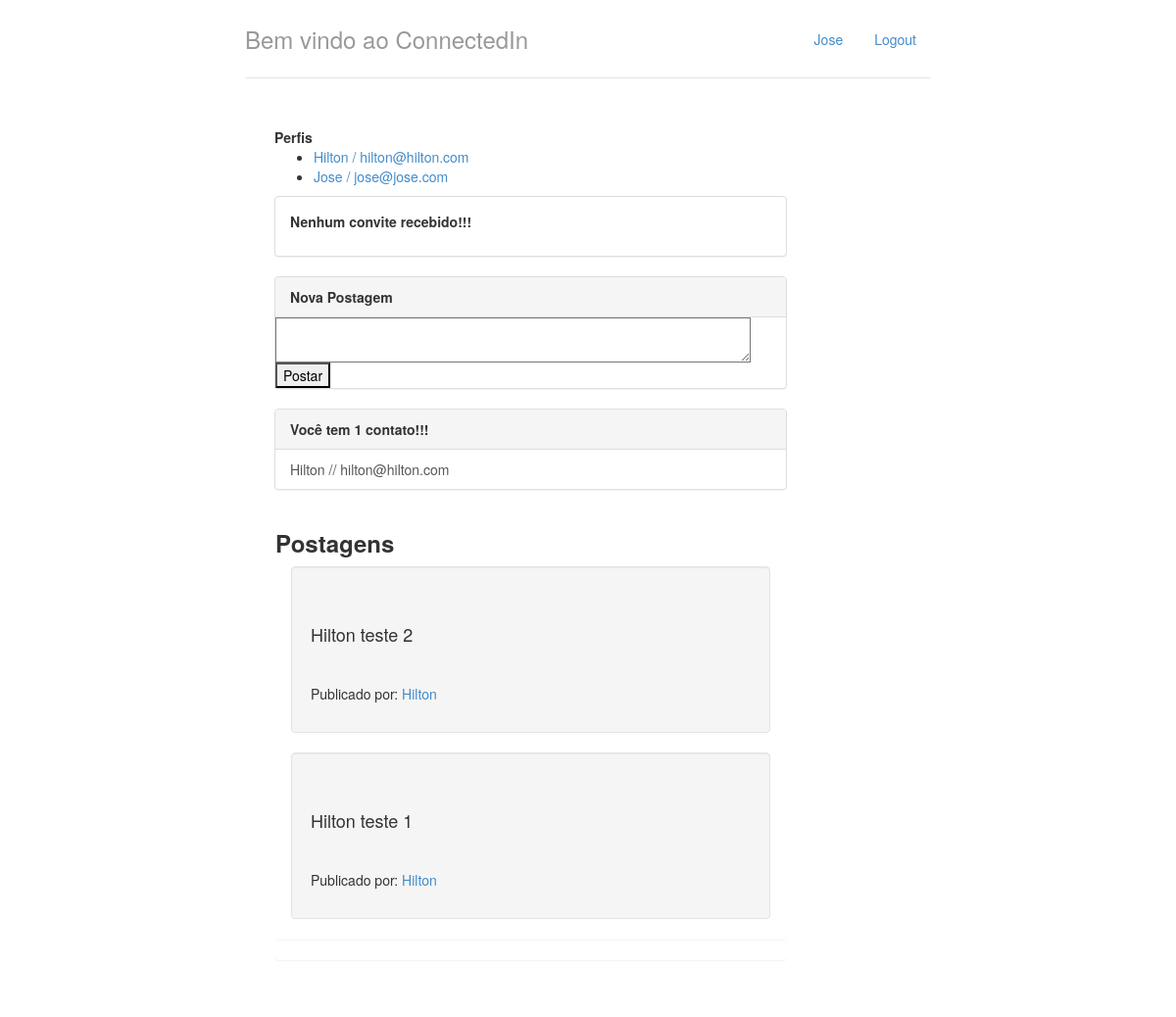
The app's page / (signed in), older data.
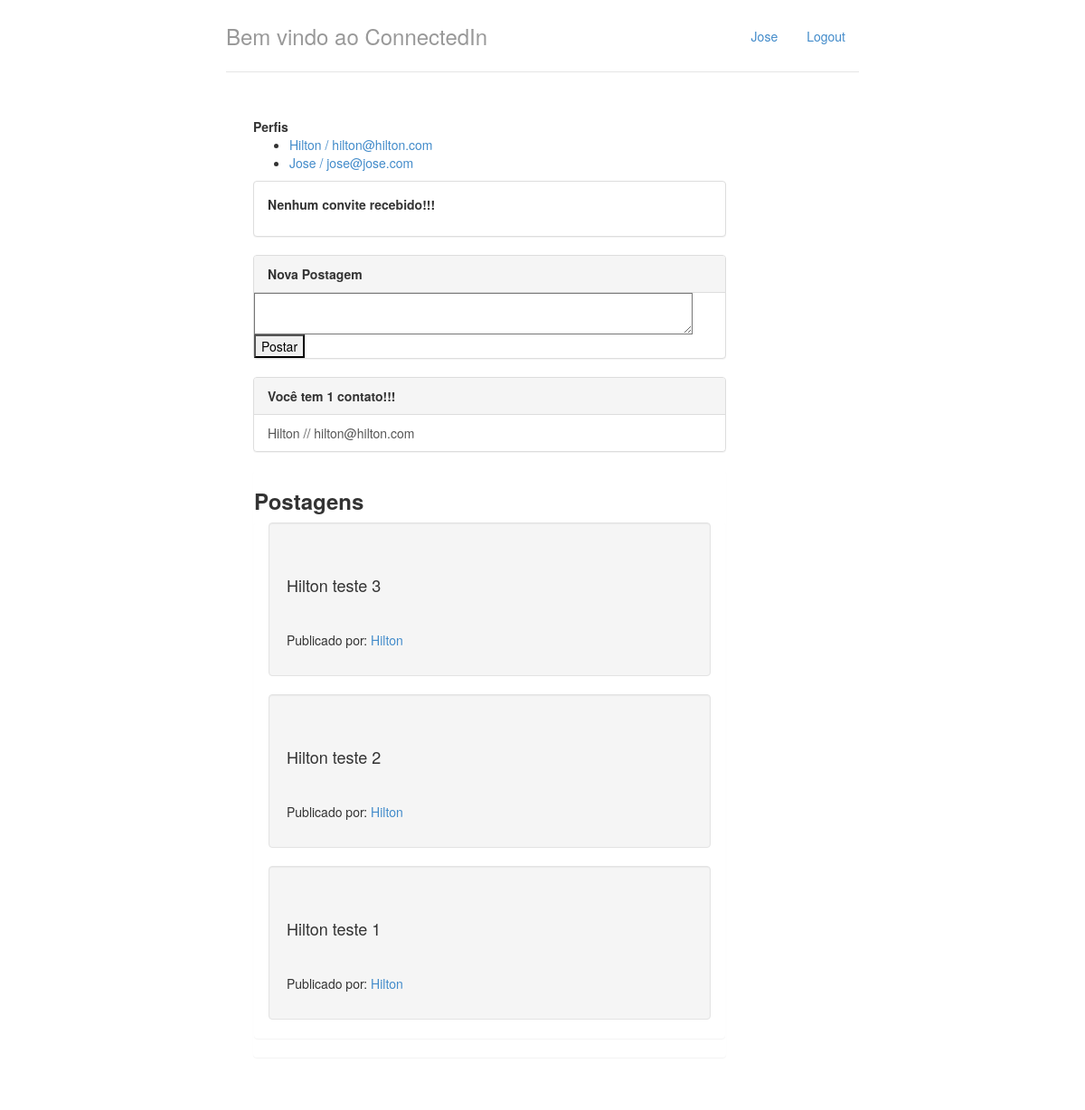
The same page, newer data.
### perfis/models.py (models this page shows, shortened)
class Perfil(models.Model):
    nome = models.CharField(max_length=255, null=False)
    telefone = models.CharField(max_length=15, null=False)
    nome_empresa = models.CharField(max_length=255, null=False)
    contatos = models.ManyToManyField('self', related_name='contatos')
    usuario = models.OneToOneField(User, related_name="perfil", on_delete=models.CASCADE)
    @property
    def email(self):
        return self.usuario.email

class Postagem(models.Model):
    texto = models.CharField(max_length=200)
    data = models.TimeField(blank=True, auto_now=True)
    perfil = models.ForeignKey(Perfil, on_delete=models.CASCADE)
    class Meta:
        ordering = [F('data').desc(nulls_last=True)]

### perfis/views.py (the view)
# urls.py: path('', perfil_v.index, name='index'),
@login_required
def index(request):
    perfil_logado = get_perfil_logado(request)
    context = {}
    context['perfis'] = Perfil.objects.all()
    context['perfil_logado'] = get_perfil_logado(request)
    context['postagens'] = Postagem.objects.all().order_by("-data")
    context['contatos'] = perfil_logado.contatos.all()
    return render(request, 'index.html', context)

### perfis/views.py (called while the page is built)
@login_required
def get_perfil_logado(request):
    return request.user.perfil

### perfis/templates/index.html (shortened to what the changed rows need)
{% extends "base.html" %}
{% block body %}
    <div class="col-lg-10">
        <div class="panel-heading">
            {% if perfis %}
                <ul>
                    {% for perfil in perfis%}
                        <li>
                            <a href="{% url 'exibir' perfil.id%}">
                                {{ perfil.nome }} / {{perfil.email}}
                            </a>
                        </li>
                    {% endfor %}
                </ul>
            {% else %}
                <p>Nenhum perfil encontrado</p>
            {% endif %}
            <div class="panel panel-default">
                {% with contatos=perfil_logado.contatos %}
                    {% if contatos.count %}
                        <ul class="list-group">
                            {% for contato in contatos.all %}
                                <a href="{% url 'exibir' contato.id %}"class="list-group-item">
                                    {{ contato.nome }} // {{ contato.email }}
                                </a>
                            {% endfor %}
                        </ul>
                    {% else %}
                        <div class="panel-body">
                            <strong>
                                <p>Você não possui contatos no momento!!!</p>
                            </strong>
                        </div>
                    {% endif %}
                {% endwith %}
            </div>
            <div class="panel heading">
                <div class="panel panel-group">
                    {% if postagens %}
                        {% for post in postagens %}
                        {% if post.perfil != perfil_logado and post.perfil in contatos %}
                                <div class="container">
                                        <div class="well well-default">
                                            <h4><div class="content">{{post.texto}}</div></h4>
                                            <p>Publicado por:
                                                <a href="{% url 'exibir' post.perfil.id %}">{{post.perfil.nome}}</a>
                                            </p>
                                        </div>
                                </div>
                            {% endif %}
                        {% endfor %}
                    {% endif %}
                </div>
            </div>
        </div>
    </div>
{% endblock %}

### perfis/templates/base.html (shortened to what this page needs)
{% load static %}
<!DOCTYPE html>
<html lang="pt-br">
    <head>
        <link href="{% static "styles/bootstrap.css" %}" rel="stylesheet"/>
        <link href="{% static "styles/main.css" %}" rel="stylesheet"/>
    </head>
    <body>
        <div class="container">
            <div class="header">
                <ul class="nav nav-pills pull-right">
                    <li><a href="{% url 'index' %}">{{perfil_logado.nome}}</a></li>
                    <li><a href="/logout/">Logout</a></li>
                </ul>
                <h3 class="text-muted">Bem vindo ao ConnectedIn</h3>
            </div>
            <div class="row content">
                {% block body %}
                {% endblock %}
            </div>
        </div>
    </body>
</html>

Row changes from the older to the newer data that the page shows:
added Postagem: texto "Hilton teste 3", perfil.nome "Hilton"
